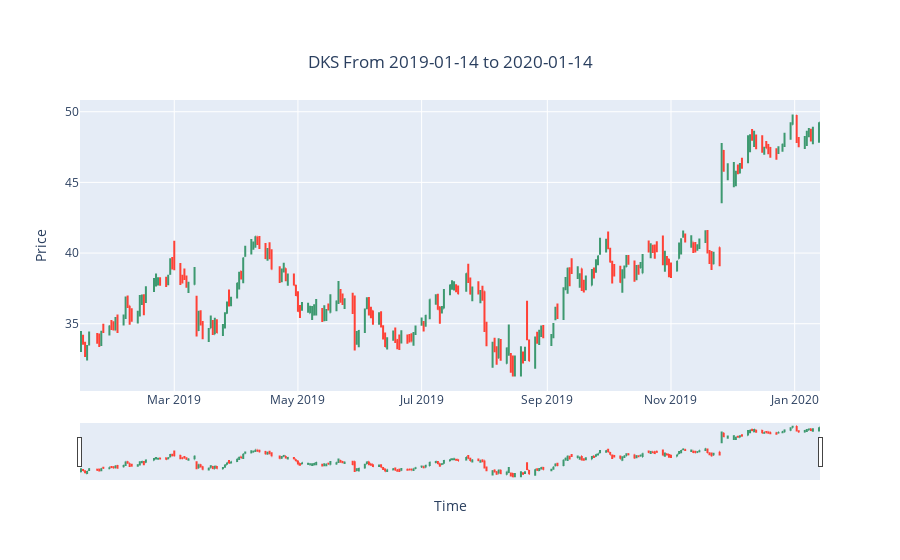

Notebook cell for this chart:
### Code cell
print_ohlc(dks_df, dks_info)

### Figure 1 — Plotly figure (JSON) as saved in the notebook; plotly's stock layout.template omitted (floating-point values rounded to 4 significant figures; data arrays with more than 128 entries replaced by an {"elided": "..."} marker saying what was removed)
{"data": [{"close": {"elided": "251 float values"}, "high": {"elided": "251 float values"}, "low": {"elided": "251 float values"}, "open": {"elided": "251 float values"}, "type": "ohlc", "x": {"elided": "251 str values"}}], "layout": {"title": {"text": "DKS From 2019-01-14 to 2020-01-14", "x": 0.5, "xanchor": "center", "y": 0.9, "yanchor": "top"}, "xaxis": {"rangeslider": {"visible": true}, "title": {"text": "Time"}}, "yaxis": {"title": {"text": "Price"}}}}
